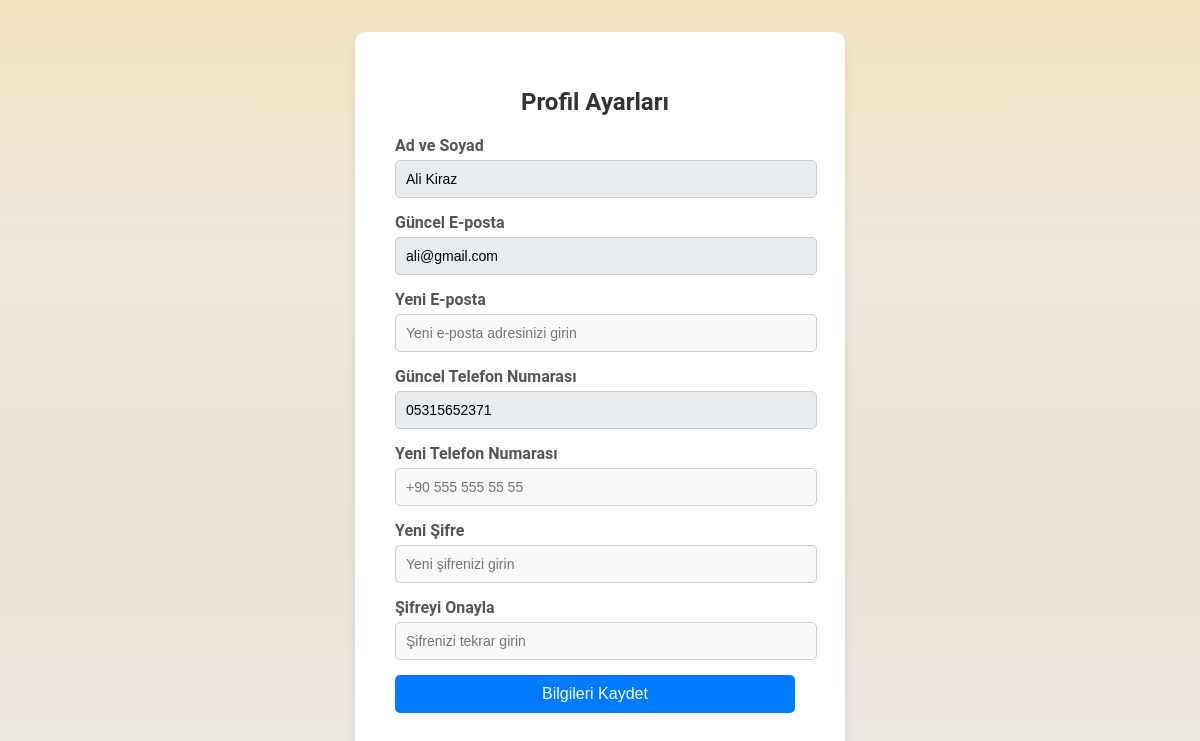
The page /sayfalar/musteriProfil.php (signed in) on the database its author committed.
### tables this page shows
CREATE TABLE IF NOT EXISTS `kullanicilar` (
  `kullanici_id` int NOT NULL AUTO_INCREMENT,
  `ad` varchar(255) NOT NULL,
  `soyad` varchar(255) NOT NULL,
  `email` varchar(100) NOT NULL,
  `telefon` varchar(20) DEFAULT NULL,
  `sifre` varchar(255) NOT NULL,
  `kayit_tarihi` datetime DEFAULT CURRENT_TIMESTAMP,
  PRIMARY KEY (`kullanici_id`),
  UNIQUE KEY `email` (`email`)
);

### sayfalar/musteriProfil.php (the view, shortened to what this page needs)
<?php
include '../php/baglan.php';
$username = $_SESSION['username'];
$sql = "SELECT * FROM kullanicilar WHERE email = ?";
$stmt = $conn->prepare($sql);
$stmt->bind_param("s", $username);
$stmt->execute();
$result = $stmt->get_result();
if ($result->num_rows > 0) {
    $user = $result->fetch_assoc();
} else {
    header("Location: musteriGiris.php");
    exit();
}
?>
<!DOCTYPE html>
<html lang="en">
<head>
    <link rel="stylesheet" href="../css/musteriProfil.css">
</head>
<body>
    <div class="profile-container">
        <h1>Profil Ayarları</h1>
        <form id="profile-form" method="POST" action="../php/profilGuncelle.php">
            <div class="form-group">
                <label for="full-name">Ad ve Soyad</label>
                <input type="text" id="full-name" name="fullName" value="<?php echo isset($user['ad']) && isset($user['soyad']) ? $user['ad'] . ' ' . $user['soyad'] : ''; ?>" readonly>
            </div>
            <div class="form-group">
                <label for="email">Güncel E-posta</label>
                <input type="email" id="email" name="email" value="<?php echo isset($user['email']) ? $user['email'] : ''; ?>" readonly>
            </div>
            <div class="form-group">
                <label for="update-email">Yeni E-posta</label>
                <input type="email" id="update-email" name="updateEmail" placeholder="Yeni e-posta adresinizi girin">
            </div>
            <div class="form-group">
                <label for="phone">Güncel Telefon Numarası</label>
                <input type="tel" id="phone" name="phone" value="<?php echo isset($user['telefon']) ? $user['telefon'] : ''; ?>" readonly>
            </div>
            <div class="form-group">
                <label for="update-phone">Yeni Telefon Numarası</label>
                <input type="tel" id="update-phone" name="updatePhone" placeholder="+90 555 555 55 55">
            </div>
            <div class="form-group">
                <label for="password">Yeni Şifre</label>
                <input type="password" id="password" name="password" placeholder="Yeni şifrenizi girin">
            </div>
            <div class="form-group">
                <label for="confirm-password">Şifreyi Onayla</label>
                <input type="password" id="confirm-password" name="confirmPassword" placeholder="Şifrenizi tekrar girin">
            </div>
            <div class="form-group">
                <button type="submit">Bilgileri Kaydet</button>
            </div>
        </form>
    </div>
</body>
</html>

### css/musteriProfil.css (style rules this page uses)
body { margin: 0; padding: 0; font-family: 'Roboto', sans-serif; font-size: 16px; height: 100vh; display: flex; justify-content: center; align-items: center; background-color: #f7f7f7; background: linear-gradient(to bottom, #f3e2be, #ece6db, #e8e1d5, #ece7e2); color: #10375C; }
.profile-container { background: #fff; padding: 40px; padding-right: 50px; border-radius: 10px; box-shadow: 0 4px 6px rgba(0, 0, 0, 0.1); width: 100%; max-width: 400px; text-align: center; }
h1 { margin-bottom: 20px; font-size: 24px; color: #333; }
.form-group { margin-bottom: 15px; text-align: left; }
label { display: block; margin-bottom: 5px; font-weight: bold; color: #555; }
input { width: 100%; padding: 10px; border: 1px solid #ccc; border-radius: 5px; font-size: 14px; background-color: #f9f9f9; }
input[readonly] { background-color: #e9ecef; cursor: not-allowed; }
button { width: 100%; padding: 10px; background-color: #007BFF; color: white; border: none; border-radius: 5px; font-size: 16px; cursor: pointer; transition: background-color 0.3s; }

### rows shown on the page
kullanicilar: fullName "Ali Kiraz", email "ali@gmail.com", phone "05315652371"
